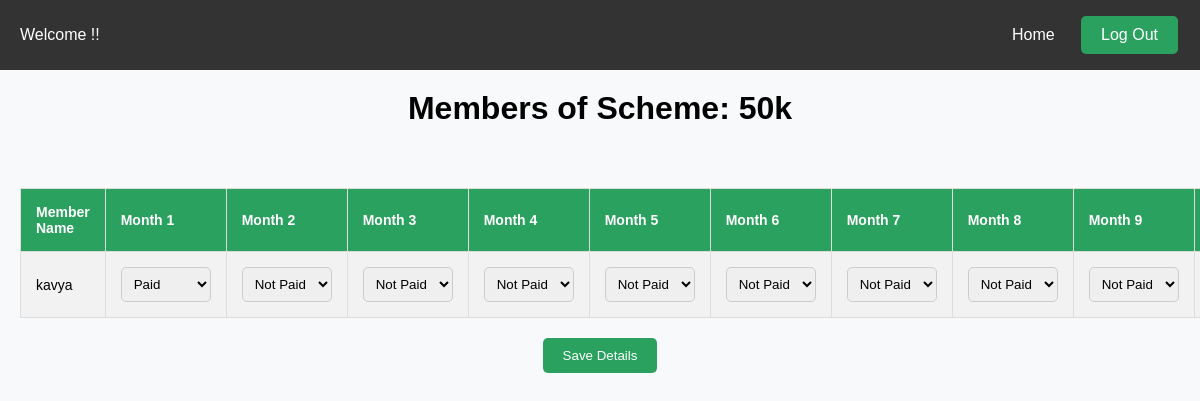
The page /scheme_members/2 on the database its author committed.
### index.py (models this page shows, shortened)
class Scheme(db.Model):
    id = db.Column(db.Integer, primary_key=True)
    name_of_scheme = db.Column(db.String(100), nullable=False)
    principal_amount = db.Column(db.Float, nullable=False)
    duration = db.Column(db.Integer, nullable=False)
    monthly_amount = db.Column(db.Float, nullable=False)
    commission = db.Column(db.Float, nullable=False)
    start_date = db.Column(db.DateTime, default=datetime.utcnow)

class Member(db.Model):
    id = db.Column(db.Integer, primary_key=True)
    name = db.Column(db.String(100), nullable=False)
    email = db.Column(db.String(100), nullable=False)
    phone_number = db.Column(db.String(15), nullable=False)
    address = db.Column(db.String(200), nullable=True)
    join_date = db.Column(db.DateTime, default=datetime.utcnow)
    scheme_id = db.Column(db.Integer, db.ForeignKey('scheme.id'), nullable=False)
    scheme = db.relationship('Scheme', backref=db.backref('members', lazy=True))

### index.py (the view)
@app.route('/scheme_members/<int:scheme_id>', methods=['GET'])
def scheme_members(scheme_id):
    scheme = Scheme.query.get_or_404(scheme_id)
    members = Member.query.filter_by(scheme_id=scheme_id).all()
    return render_template('scheme_members.html', scheme=scheme, members=members)

### templates/scheme_members.html (shortened to what this page needs)
<!DOCTYPE html>
<html lang="en">
<head>
    <link rel="stylesheet" href="../static/cstyle.css">
</head>
<body>
    <div class="nav">
        <div class="logo">
            <p>Welcome {{ username }} !!</p>
        </div>
        <div class="right-links">
            <a href="/home">Home</a>
            <a href="/"><button class="btn">Log Out</button></a>
        </div>
    </div>
    <h1>Members of Scheme: {{ scheme.name_of_scheme }}</h1>
    <div class="container">
        {% if members %}
        <form method="POST" action="{{ url_for('update_payments_status') }}">
            <table>
                <tr>
                    <th>Member Name</th>
                    {% for month in range(1, scheme.duration + 1) %}
                    <th>Month {{ month }}</th>
                    {% endfor %}
                </tr>
                {% for member in members %}
                <tr>
                    <td>{{ member.name }}</td>
                    {% for month in range(1, scheme.duration + 1) %}
                    <td>
                        {% set payment_status = member.payment_statuses|selectattr('month', 'equalto', month)|first %}
                        <select name="payment_status_{{ member.id }}_{{ month }}">
                            <option value="Not Paid" >Not Paid</option>
                            <option value="Paid" {% if payment_status and payment_status.status=='Paid' %}selected{%
                                endif %}>Paid</option>
                        </select>
                    </td>
                    {% endfor %}
                </tr>
                {% endfor %}
            </table>
            <button type="submit">Save Details</button>
        </form>
        {% else %}
        <div class="no-members">
            No members found for this scheme.
        </div>
        {% endif %}
    </div>
</body>
</html>

### static/cstyle.css (style rules this page uses)
body { margin: 0; font-family: Arial, sans-serif; background-color: white; }
.nav { background-color: #333; color: white; display: flex; justify-content: space-between; align-items: center; padding: 10px 20px; }
.right-links a { color: white; text-decoration: none; margin-left: 20px; }
.right-links .btn { background-color: #2aa15f; border: none; color: white; padding: 10px 20px; text-align: center; text-decoration: none; display: inline-block; font-size: 16px; margin: 4px 2px; cursor: pointer; border-radius: 5px; }
body { font-family: Arial, sans-serif; margin: 0; padding: 0; background-color: #f8f9fa; }
.container { max-width: 800px; margin: 0 auto; padding: 20px; box-sizing: border-box; }

### templates/scheme_members.html (style rules this page uses)
body { font-family: Arial, sans-serif; margin: 0; padding: 0; background-color: #f8f9fa; }
h1 { text-align: center; margin-top: 20px; }
.container { max-width: 100%; overflow-x: auto; }
table { max-width: 95vw; border-collapse: collapse; margin-top: 20px; table-layout: fixed; }
th, td { border: 1px solid #ddd; padding: 15px; text-align: left; font-size: 14px; }
th { background-color: #2aa15f; color: white; }
tr:nth-child(even) { background-color: #f2f2f2; }
select { padding: 8px; border-radius: 5px; border: 1px solid #ccc; box-sizing: border-box; }
button[type="submit"] { background-color: #2aa15f; color: white; padding: 10px 20px; margin: 20px auto; display: block; border: none; border-radius: 5px; cursor: pointer; }

### rows shown on the page
Scheme: name_of_scheme "50k"
Member: name "kavya", id "Paid" "Not Paid" "Not Paid" "Not Paid" "Not Paid" "Not Paid" "Not Paid" "Not Paid" "Not Paid"

### other values the page prints
{{ month }} "1" "2" "3" "4" "5" "6" "7" "8" "9"
